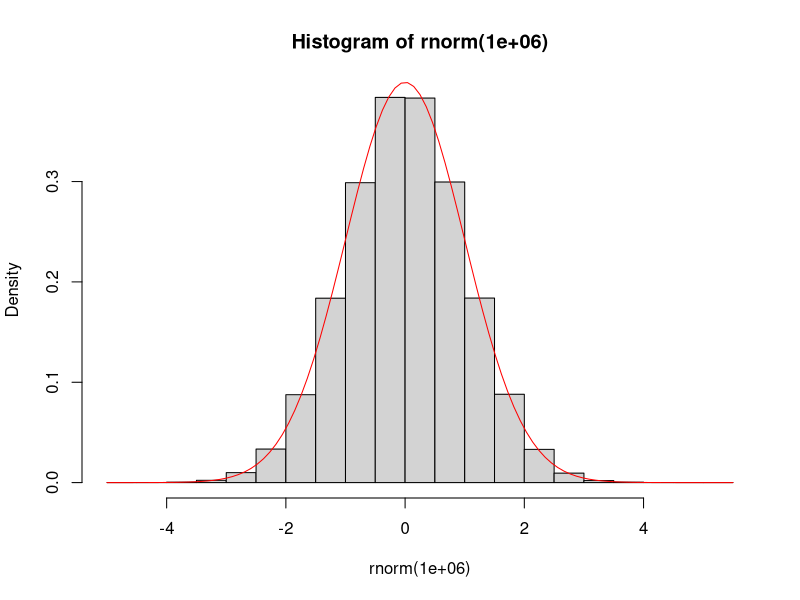
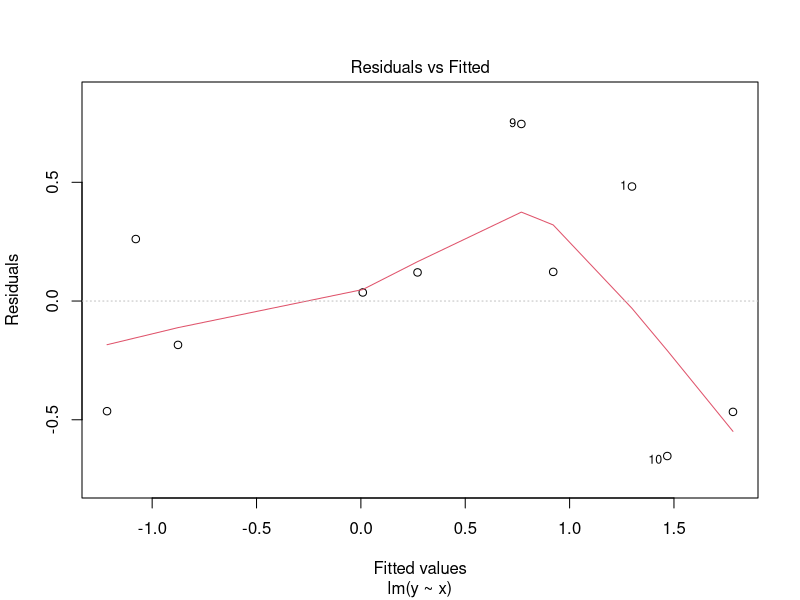
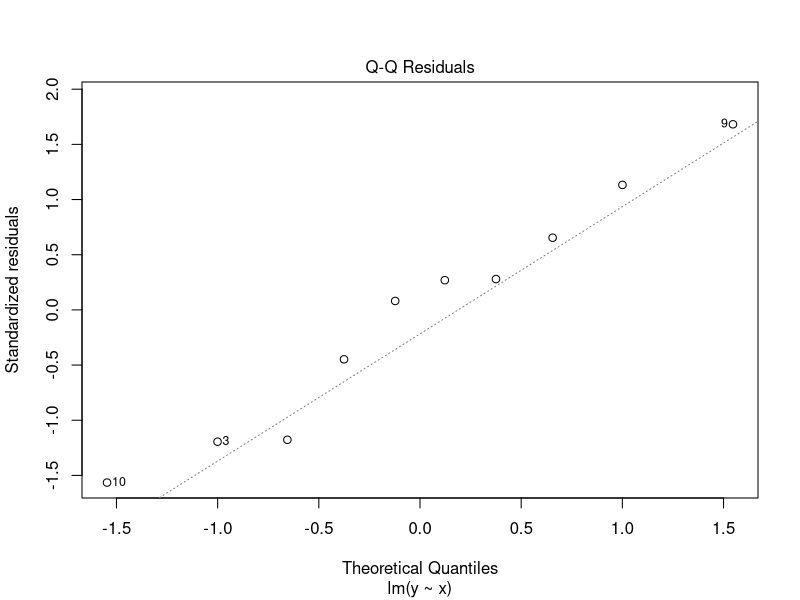
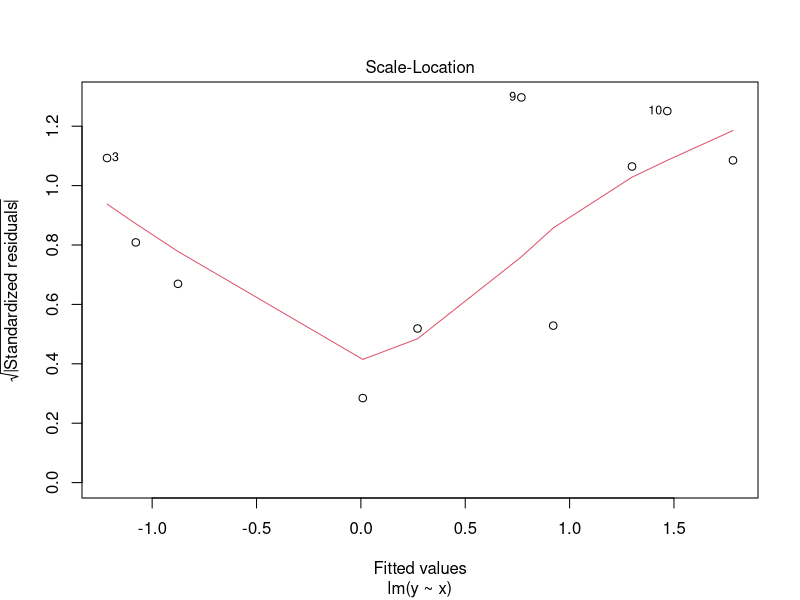
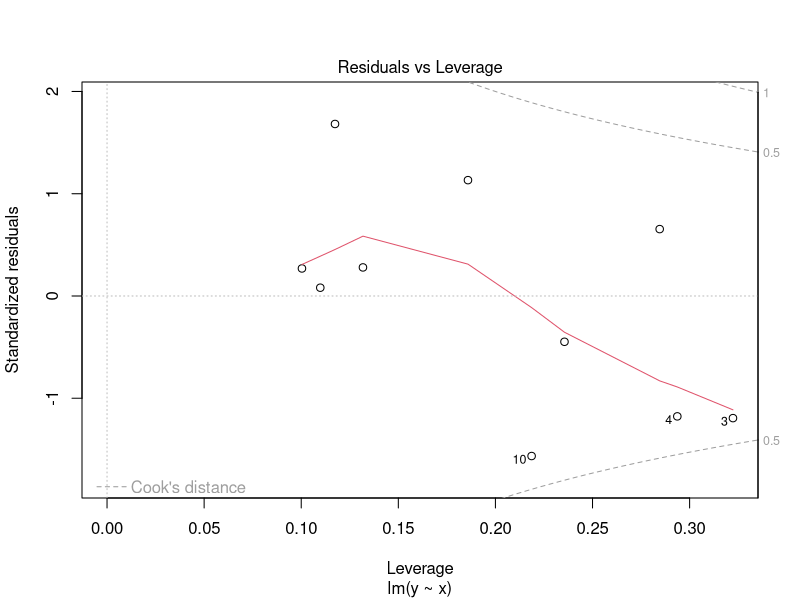
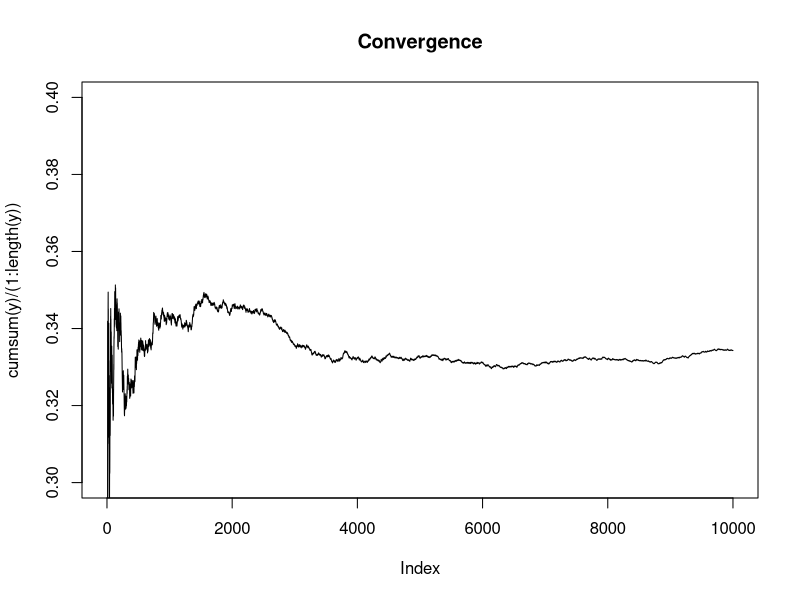
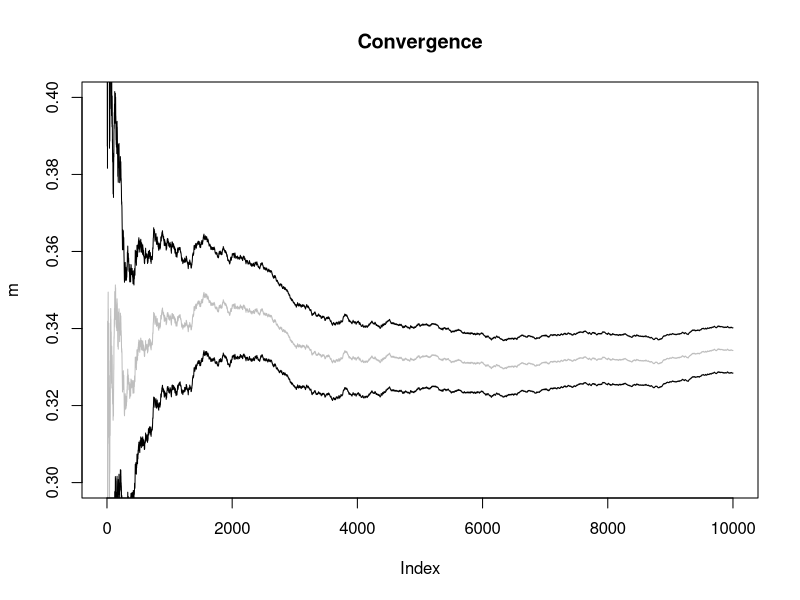

The R source for these figures, in order:
## ---- chunk 1
add1 <- function(a) {
  return(a+1)
}

add1(2)
add1(a = 3)
## ---- chunk 2
add <- function(a, b) {
  return(a+b)
}

add(1,1)
add(a = 2, b = 3)
## ---- chunk 3
add1(a = 1:2)
add(a = 1:2, b = 3:4)
## ---- chunk 4
f <- function(first, second) {
  return(first/2 + second)
}

f(1,2)
f(1, second = 2)
f(first = 1, second = 2)
f(second = 2, 1) # I thought this was going to be an error
f(f = 1, s = 2)
## ---- chunk 5
add <- function(a, b = 1) {
  return(a+b)
}

add(a = 1)
add(a = 1:2)
add(a = 2:3, b =  2)
add(a = 3:4, b = -1)
## ---- chunk 6
hist(rnorm(1e6), probability = TRUE)
curve(dnorm(x), add = TRUE, col = 'red')
## ---- chunk 7
sub <- function(first = 1:2, second = 1) {
  return(first - second)
}
## ---- chunk 8
n <- 10
x <- rnorm(n)
y <- rnorm(n, x)
m <- lm(y~x) # a linear regression
print(m)
## ---- chunk 9
class(m)
## ---- chunk 10
summary(m)
anova(m)
plot(m)
## ---- chunk 11
a <- 1
f <- function() {
  return(a)
}
f()
## ---- chunk 12
f <- function() {
  a <- 2
  return(a)
}
f()
a
## ---- chunk 13
f <- function() {
  a <<- a + 1
  return(a)
}
a
f()
a
## ---- chunk 14
for (i in 1:3) {
  print(i)
}
## ---- chunk 15
i <- 0
while (i < 3) {
  i <- i + 1
  print(i)
}
## ---- chunk 16
for (i in 1:10) {
  if (i<5) {
    print(-i)
  } else {
    print(i*2)
  }
}
## ---- chunk 17
ifelse((1:10) < 5, "Less than 5", "Not less than 5")
## ---- chunk 18
f <- function(a) {
  sum <- 0
  for (i in 1:a) {
    sum <- sum + i
  }
  return(sum)
}
f(100)
## ---- chunk 19
n <- 1e4
sum <- 0
for (i in 1:n) {
  x <- runif(1)
  sum <- sum + x^2
}
sum/n
## ---- chunk 20
y <- runif(n)^2
mean(y)
## ---- chunk 21
plot( cumsum(y)/(1:length(y)), type='l', main='Convergence', ylim=c(.3,.4))
## ---- chunk 22
mean(y) # Notice that this is the estimate of the integral that we are trying to find
var(y)
## ---- chunk 23
mean(y) + c(-1,1)*qnorm(0.975)*sd(y)/sqrt(length(y))
## ---- chunk 24
m <- cumsum(y)/(1:length(y))
s <- numeric(n)
for (i in 1:n) {
  s[i] <- qnorm(0.975)*sd(y[1:i])/sqrt(i)
}

plot(m, type='l', col='gray', main='Convergence', ylim=c(.3,.4))
lines(m+s)
lines(m-s)
## ---- chunk 25
n <- 1e5
x <- runif(n, min = -1, max = 1)
y <- exp(-abs(x))
m <- mean(y)
s <- qnorm(.975)*sd(y)/length(y)
m + c(-1,1)*s
## ---- chunk 26
x <- sample(0:3, size = 1e5, prob = c(.5,.25,.1,.15), replace = TRUE)
## ---- chunk 27
(m <- mean(x))
(s <- sd(x))
s^2 # variance
## ---- chunk 28
m + c(-1,1) * qnorm(.95) * s / sqrt( length(x) )
## ---- chunk 29
x <- sample(c(10,12,21,33), size = 1e6, prob = c(.1,.2,.3,.4), replace = TRUE)
m <- mean(x)
s <- sd(x)
m + c(-1,1) * qnorm(.995) * s / sqrt( length(x) )
## ---- chunk 30
n <- 1e5
x <- runif(n)
y <- rnorm(n)
(p <- mean(x>y))
## ---- chunk 31
p + c(-1,1) * qnorm(.975) * sqrt(p*(1-p)/n)
## ---- chunk 32
n <- 1e6
x <- rbinom(n, size = 10, prob = 0.5)
y <- rpois(n, lambda = 5)
p <- mean(y >= x)
p + c(-1,1) * qnorm(.975) * sqrt(p*(1-p)/n)
